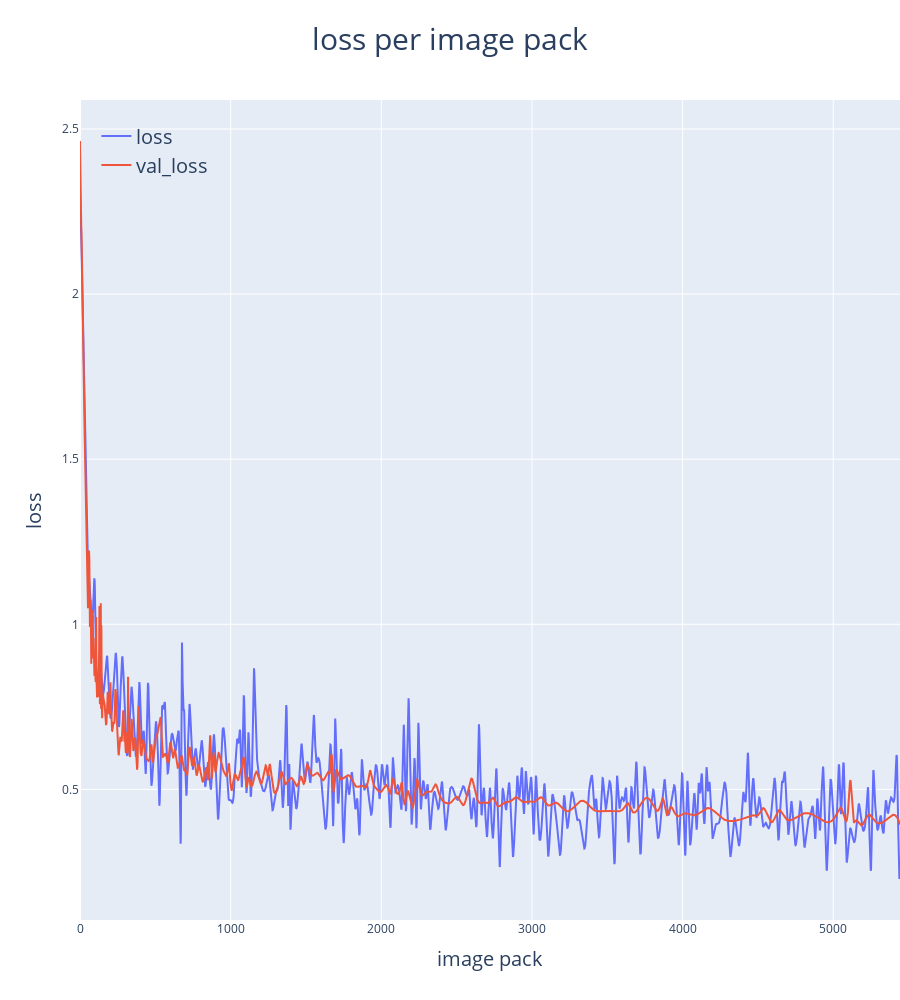

Notebook code cell kept with this figure:
### Code cell
tck = interpolate.splrep(X_axis, MLP.history['loss'][0], k = 3, s = 375)
loss_smoothed = interpolate.splev(X_axis, tck, der = 0)

tck = interpolate.splrep(X_axis, MLP.history['val_loss'][0], k = 3, s = 5)
val_loss_smoothed = interpolate.splev(X_axis, tck, der = 0)

data = [go.Scatter(x=X_axis, y = loss_smoothed, name = 'loss'),
        go.Scatter(x=X_axis, y = val_loss_smoothed, name = 'val_loss')]

layout = go.Layout(
    height = 1000,
    title = dict(
        text = 'loss per image pack',
        font_size = 30,
        x = .5
    ),
    xaxis_title = dict(
        text = 'image pack',
        font_size = 20
    ),
    yaxis_title = dict(
        text = 'loss',
        font_size = 20
    ),
    legend = dict(
        x = 0.02, y = .98,
        bgcolor = 'rgba(0,0,0,0)',
        font_size = 20
    ),
    margin={'r':0}
)
go.Figure(data, layout)

### Figure 1 — Plotly figure (JSON) as saved in the notebook; plotly's stock layout.template omitted (floating-point values rounded to 4 significant figures; data arrays with more than 128 entries replaced by an {"elided": "..."} marker saying what was removed)
{"data": [{"name": "loss", "type": "scatter", "x": {"elided": "5444 int values"}, "y": {"elided": "5444 float values"}}, {"name": "val_loss", "type": "scatter", "x": {"elided": "5444 int values"}, "y": {"elided": "5444 float values"}}], "layout": {"height": 1000, "legend": {"bgcolor": "rgba(0,0,0,0)", "font": {"size": 20}, "x": 0.02, "y": 0.98}, "margin": {"r": 0}, "title": {"font": {"size": 30}, "text": "loss per image pack", "x": 0.5}, "xaxis": {"title": {"font": {"size": 20}, "text": "image pack"}}, "yaxis": {"title": {"font": {"size": 20}, "text": "loss"}}}}
